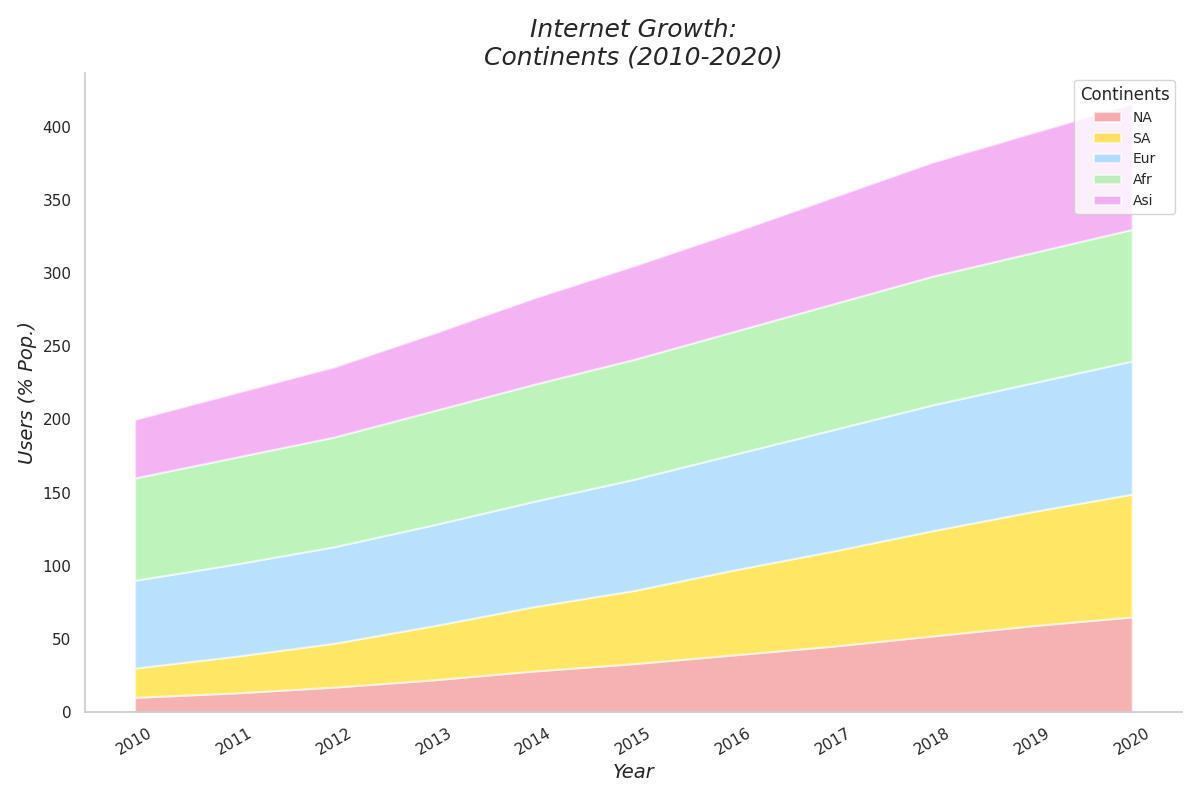

Reproduce this figure in Python.
import matplotlib.pyplot as plt
import numpy as np

years = np.arange(2010, 2021)

africa_internet = [10, 13, 17, 22, 28, 33, 39, 45, 52, 59, 65]
asia_internet = [20, 25, 30, 37, 44, 50, 58, 65, 72, 78, 84]
europe_internet = [60, 63, 66, 69, 72, 76, 79, 83, 86, 88, 91]
north_america_internet = [70, 73, 75, 78, 80, 82, 84, 86, 88, 89, 90]
south_america_internet = [40, 44, 48, 53, 59, 64, 68, 73, 78, 82, 86]

internet_usage = np.array([
    africa_internet, 
    asia_internet, 
    europe_internet, 
    north_america_internet, 
    south_america_internet
])

fig, ax = plt.subplots(figsize=(12, 8))

ax.stackplot(years, internet_usage, labels=['NA', 'SA', 'Eur', 'Afr', 'Asi'], 
             colors=['lightcoral', 'gold', 'lightskyblue', 'lightgreen', 'violet'], alpha=0.6,
             linewidth=1.5)

ax.set_title("Internet Growth:\nContinents (2010-2020)", fontsize=18, style='italic')
ax.set_xlabel("Year", fontsize=14, style='italic')
ax.set_ylabel("Users (% Pop.)", fontsize=14, style='italic')
ax.legend(loc='upper right', title='Continents', fontsize=10)
ax.grid(visible=False)  # No grid lines
ax.spines['top'].set_visible(False)  # Top border disabled
ax.spines['right'].set_visible(False)  # Right border disabled
plt.xticks(years, rotation=30)  # Custom tick labels
plt.tight_layout()

plt.show()
